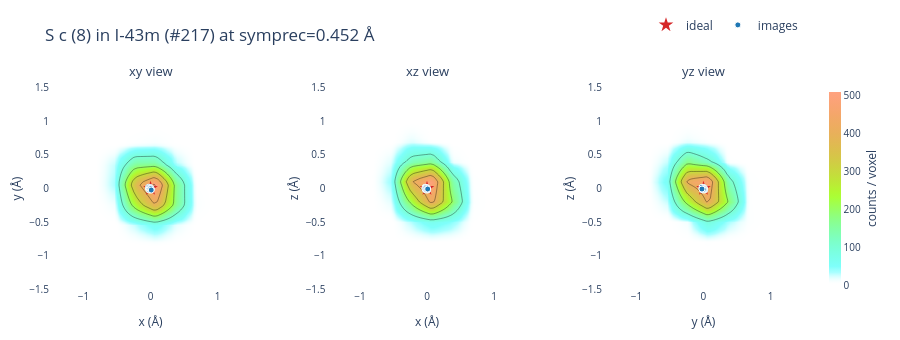

Notebook cell for this chart:
### Markdown cell above
The S sites are very nearly symmetric: all images of this site lie within a few hundredths
of an Ångstrom of the ideal position, much tighter than for Na.

### Code cell
scan.plot_site_images(specie='S')
